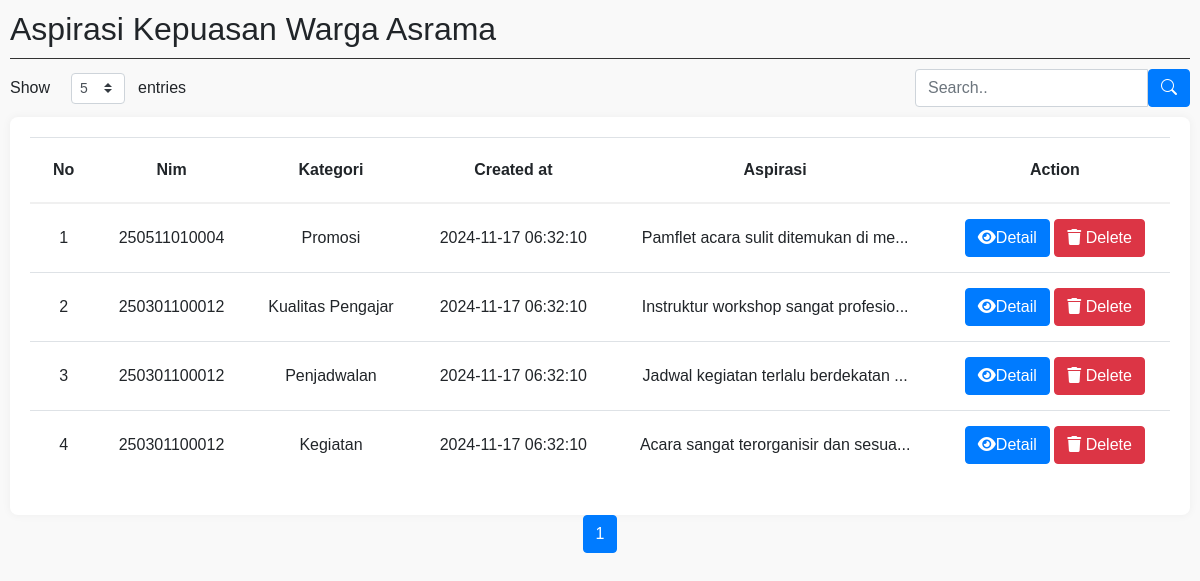
Before: /app/pengurus/aspirasiWarga/aspirasi.php (signed in) with the older database file.
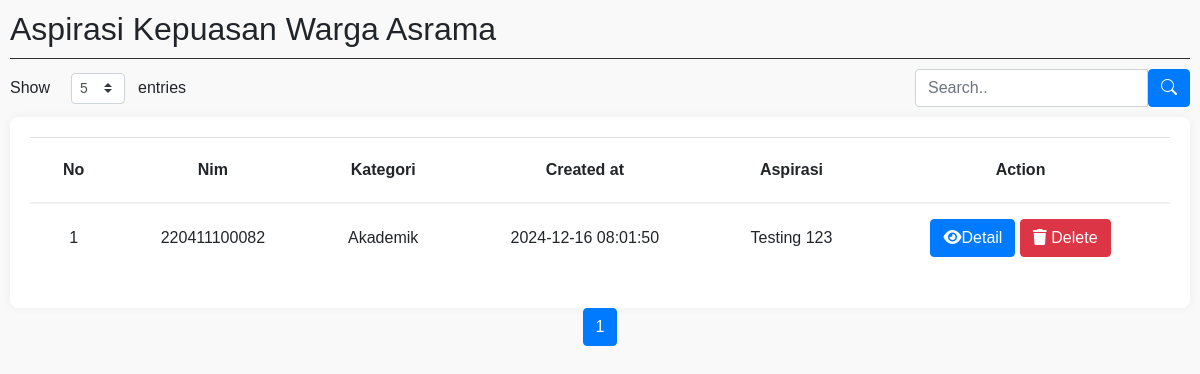
After: the same page with the newer database file.
### tables this page shows
CREATE TABLE `formulir_kepuasan` (
  `id_formulir` int(11) NOT NULL,
  `nim` varchar(12) DEFAULT NULL,
  `pesan` text DEFAULT NULL,
  `created_at` timestamp NOT NULL DEFAULT current_timestamp() ON UPDATE current_timestamp(),
  `kategori` varchar(255) DEFAULT NULL
);

### app/pengurus/aspirasiWarga/aspirasi.php (the view, shortened to what the changed rows need)
<?php
$koneksi = mysqli_connect("localhost", "root", "", "asrama");
$query = "SELECT * FROM formulir_kepuasan";
if (isset($_GET['keyword'])) {
  $keyword = $_GET['keyword'];
  $query .= " WHERE id_formulir LIKE '%$keyword%' OR nim LIKE '%$keyword%' OR pesan LIKE '%$keyword%' OR created_at LIKE '%$keyword%' OR kategori LIKE '%$keyword%'";
  $key = "keyword=$keyword&";
} else {
  $key = '';
}
$showData = isset($_GET['show']) ? (int)$_GET['show'] : ($_SESSION['show'] ?? 5);
$nowPage = (isset($_GET['page'])) ? (int)$_GET['page'] : 1 ;
if (isset($_GET['sort'])){
  $sorts = $_GET['sort'];
  $urut = "sort=$_GET[sort]&";
  if ($_GET['sort'] == 'nim'){
      $sort = "ORDER BY nim";
  }else if ($_GET['sort'] == 'kategori'){
      $sort = "ORDER BY kategori";
  }else if ($_GET['sort'] == 'created_at'){
      $sort = "ORDER BY created_at";
  }else if ($_GET['sort'] == 'pesan'){
      $sort = "ORDER BY pesan";
  }
}else{
  $sorts = '';
  $sort = '';
  $urut = '';
}
if (isset($_GET['page'])){
  $dataAwal = ($nowPage*$showData)-$showData;
  $take = mysqli_query($koneksi, "$query $sort LIMIT $dataAwal, $showData");
}else{
  $dataAwal = (1*$showData)-$showData;
  $take = mysqli_query($koneksi, "$query $sort LIMIT $dataAwal, $showData");
}
$resultCount = mysqli_num_rows($take);
$maxShow = ceil(mysqli_num_rows(mysqli_query($koneksi, $query))/$showData);
?>
<!DOCTYPE html>
<html lang="en">
<head>
  <link href="https://cdnjs.cloudflare.com/ajax/libs/font-awesome/6.0.0/css/all.min.css" rel="stylesheet">
  <link rel="stylesheet" href="https://stackpath.bootstrapcdn.com/bootstrap/4.5.2/css/bootstrap.min.css">
  <link rel="stylesheet" href="https://cdn.jsdelivr.net/npm/bootstrap-icons@1.8.1/font/bootstrap-icons.css">
</head>
<body>
  <div class="content">
    <h2>Aspirasi Kepuasan Warga Asrama</h2>
    <div class="table-container">
      <table class="table">
        <thead>
          <tr>
            <th>No</th>
            <th><a href="?<?=$key?>sort=nim" <?=($sorts == 'nim') ? "style='textdecoration: none;'" : "style='color: inherit; text-decoration: none;'"?>>Nim</a></th>
            <th><a href="?<?=$key?>sort=kategori" <?=($sorts == 'kategori') ? "style='textdecoration: none;'" : "style='color: inherit; text-decoration: none;'"?>>Kategori</a></th>
            <th><a href="?<?=$key?>sort=created_at" <?=($sorts == 'created_at') ? "style='textdecoration: none;'" : "style='color: inherit; text-decoration: none;'"?>>Created at</a></th>
            <th><a href="?<?=$key?>sort=pesan" <?=($sorts == 'pesan') ? "style='textdecoration: none;'" : "style='color: inherit; text-decoration: none;'"?>>Aspirasi</a></th>
            <th>Action</th>
          </tr>
        </thead>
        <tbody>
        <?php
        $num = 1;
        if ($resultCount > 0) :
          while ($show = mysqli_fetch_array($take)) :
        ?>
          <tr>
            <td><?= $num; ?></td>
            <td><?= $show['nim']; ?></td>
            <td><?= $show['kategori']; ?></td>
            <td><?= $show['created_at']; ?></td>
            <td><?= substr($show['pesan'], 0, 35) . (strlen($show['pesan']) > 35 ? "..." : ""); ?></td>
            <td>
              <a href="detailaspirasi.php?id_formulir=<?= $show['id_formulir']; ?>" class="btn btn-primary"><i class="fa fa-eye"></i>Detail</a>
              <a href="javascript:void(id=<?=$show['id_formulir'];?>);" onclick="hapus(<?= $show['id_formulir']; ?>)" class="btn btn-danger"><i class="fa fa-trash"></i> Delete</a>
            </td>
          </tr>
          <?php $num++; endwhile; else : ?>
          <tr>
              <td colspan="6" class="text-center">Tidak ada data yang sesuai dengan pencarian Anda</td>
          </tr>
        <?php endif; ?>
        </tbody>
      </table>
    </div>
    <nav aria-label="dataPages">
        <ul class="pagination justify-content-center">
            <?php for($i = 1; $i <= $maxShow; $i++) : ?>
            <li class="page-item <?= ($nowPage == $i) ? 'active' : '' ?>">
                <a class="page-link" href="?<?=$key.$urut?>page=<?=$i?>&show=<?=$showData?>"><?=$i?></a>
            </li>
            <?php endfor; ?>
        </ul>
    </nav>
  </div>
</body>
</html>

Changed rows visible on the page:
removed formulir_kepuasan: nim "250511010004", kategori "Promosi", created_at "2024-11-17 06:32:10", pesan "Pamflet acara sulit ditemukan di me"
removed formulir_kepuasan: nim "250301100012", kategori "Kualitas Pengajar", created_at "2024-11-17 06:32:10", pesan "Instruktur workshop sangat profesio"
removed formulir_kepuasan: nim "250301100012", kategori "Penjadwalan", created_at "2024-11-17 06:32:10", pesan "Jadwal kegiatan terlalu berdekatan"
changed formulir_kepuasan: nim "250301100012" → "220411100082"; kategori "Kegiatan" → "Akademik"; created_at "2024-11-17 06:32:10" → "2024-12-16 08:01:50"; pesan "Acara sangat terorganisir dan sesua" → "Testing 123"; no longer shows "..."
